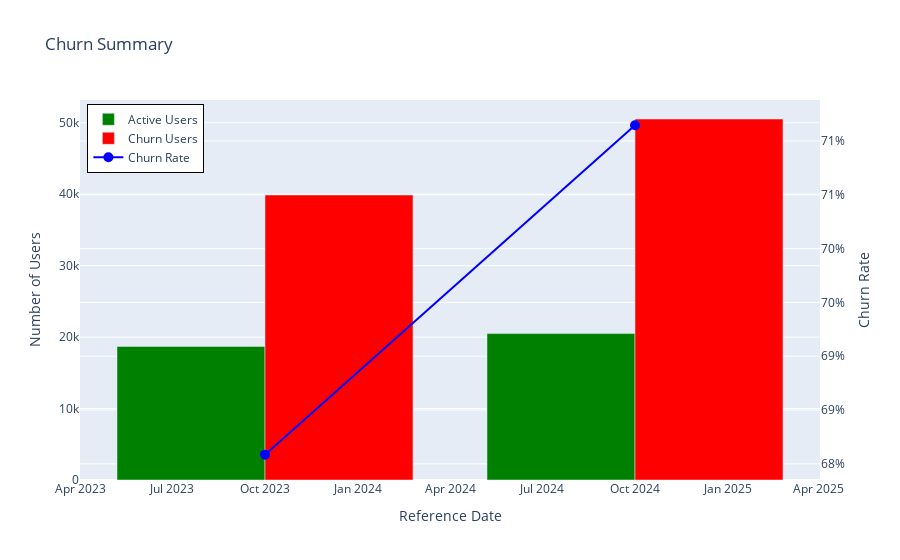

Notebook code cell kept with this figure:
### Code cell
# to df
df_churn = pd.DataFrame(churn_summary)

# figure
fig = go.Figure()

fig.add_trace(go.Bar(
    x=df_churn['reference_date'],
    y=df_churn['n_active_users'],
    name='Active Users',
    marker_color='green',
    yaxis='y1'
))

fig.add_trace(go.Bar(
    x=df_churn['reference_date'],
    y=df_churn['n_churn_users'],
    name='Churn Users',
    marker_color='red',
    yaxis='y1'
))

fig.add_trace(go.Scatter(
    x=df_churn['reference_date'],
    y=df_churn['churn_rate'],
    name='Churn Rate',
    mode='lines+markers',
    marker=dict(size=10, color='blue'),
    yaxis='y2'
))

fig.update_layout(
    title="Churn Summary",
    xaxis=dict(title="Reference Date"),
    yaxis=dict(title="Number of Users", side="left"),
    yaxis2=dict(title="Churn Rate", overlaying="y", side="right", tickformat=".0%"),
    barmode='group',
    legend=dict(x=0.01, y=0.99, bordercolor="Black", borderwidth=1)
)

fig.show()

### Figure 1 — Plotly figure (JSON) as saved in the notebook; plotly's stock layout.template omitted (floating-point values rounded to 4 significant figures)
{"data": [{"marker": {"color": "green"}, "name": "Active Users", "type": "bar", "x": ["2023-10-01T00:00:00.000000000", "2024-10-01T00:00:00.000000000"], "y": [18698, 20492], "yaxis": "y"}, {"marker": {"color": "red"}, "name": "Churn Users", "type": "bar", "x": ["2023-10-01T00:00:00.000000000", "2024-10-01T00:00:00.000000000"], "y": [39888, 50529], "yaxis": "y"}, {"marker": {"color": "blue", "size": 10}, "mode": "lines+markers", "name": "Churn Rate", "type": "scatter", "x": ["2023-10-01T00:00:00.000000000", "2024-10-01T00:00:00.000000000"], "y": [0.6808, 0.7115], "yaxis": "y2"}], "layout": {"barmode": "group", "legend": {"bordercolor": "Black", "borderwidth": 1, "x": 0.01, "y": 0.99}, "title": {"text": "Churn Summary"}, "xaxis": {"title": {"text": "Reference Date"}}, "yaxis": {"side": "left", "title": {"text": "Number of Users"}}, "yaxis2": {"overlaying": "y", "side": "right", "tickformat": ".0%", "title": {"text": "Churn Rate"}}}}
